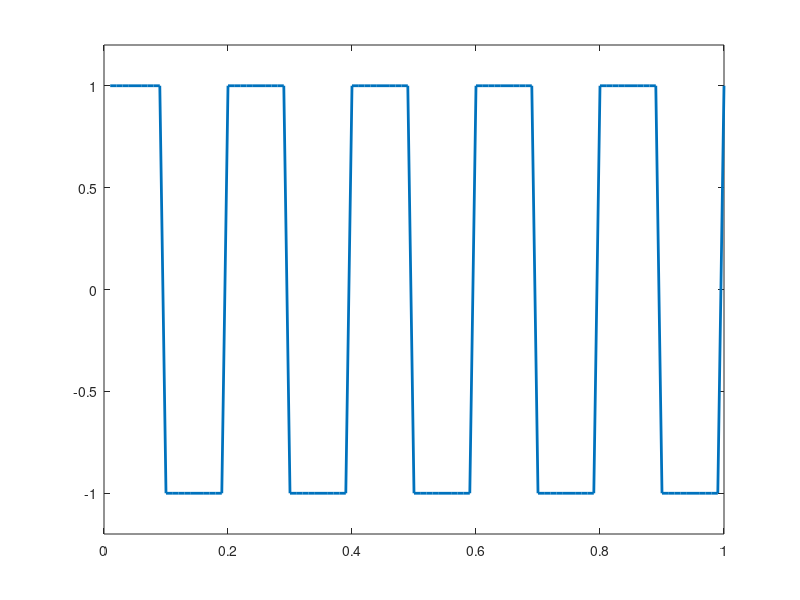
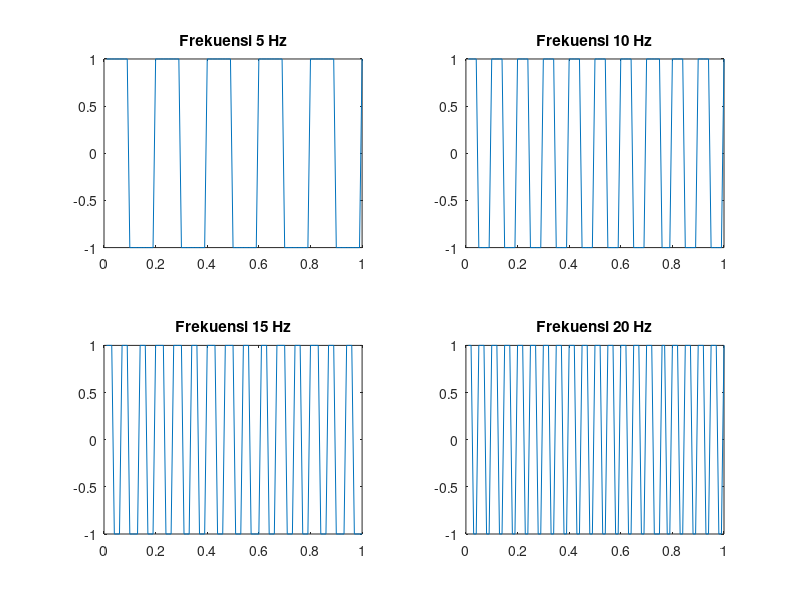
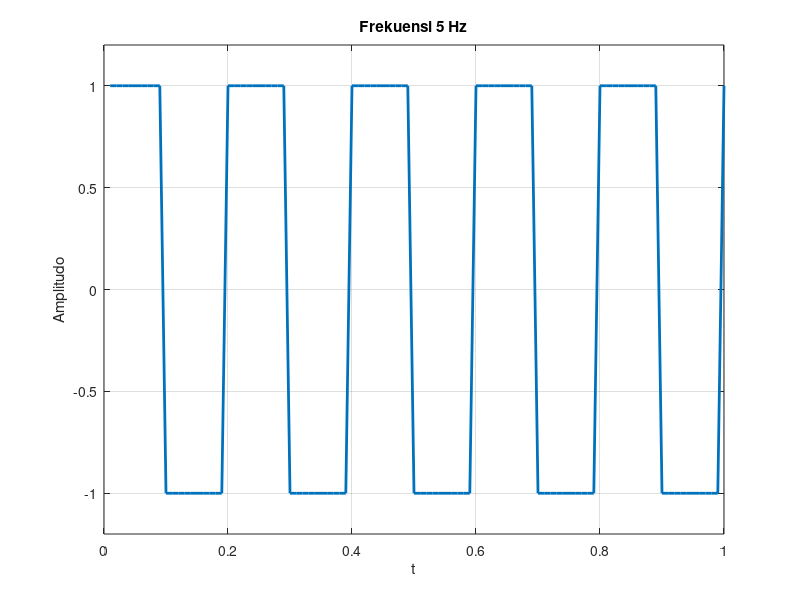
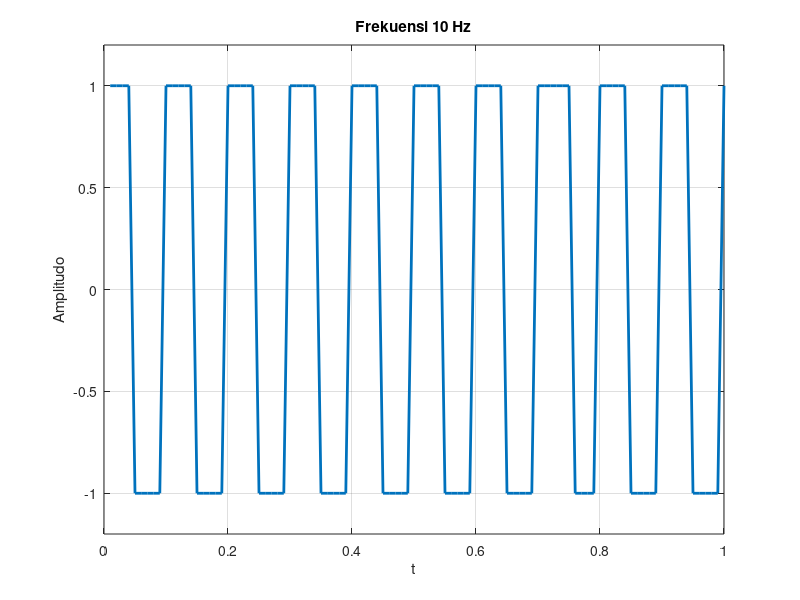

MATLAB code to generate these figures, in order:
% Pembangkitan Sinyal Persegi
Fs = 100;
t = (1:100)/Fs;
s1 = square(2*pi*5*t);      % frekuensi 5 Hz
plot(t, s1, 'linewidth', 2)
axis([0 1 -1.2 1.2])

s2 = square(2*pi*10*t);     % frekuensi 10 Hz
s3 = square(2*pi*15*t);     % frekuensi 15 Hz
s4 = square(2*pi*20*t);     % frekuensi 20 Hz

figure;
subplot(2, 2, 1)
plot(t, s1)
title('Frekuensi 5 Hz')

subplot(2, 2, 2)
plot(t, s2)
title('Frekuensi 10 Hz')

subplot(2, 2, 3)
plot(t, s3)
title('Frekuensi 15 Hz')

subplot(2, 2, 4)
plot(t, s4)
title('Frekuensi 20 Hz')


% Edited
Fs = 100;
t = (1:100) / Fs;

frekuensi = [5, 10, 15, 20];

for i = 1:length(frekuensi)
    s = square(2 * pi * frekuensi(i) * t);
    figure;
    plot(t, s, 'linewidth', 2);
    title(['Frekuensi ', num2str(frekuensi(i)), ' Hz']);
    xlabel('t');
    ylabel('Amplitudo');
    axis([0 1 -1.2 1.2]);
    grid on;
end